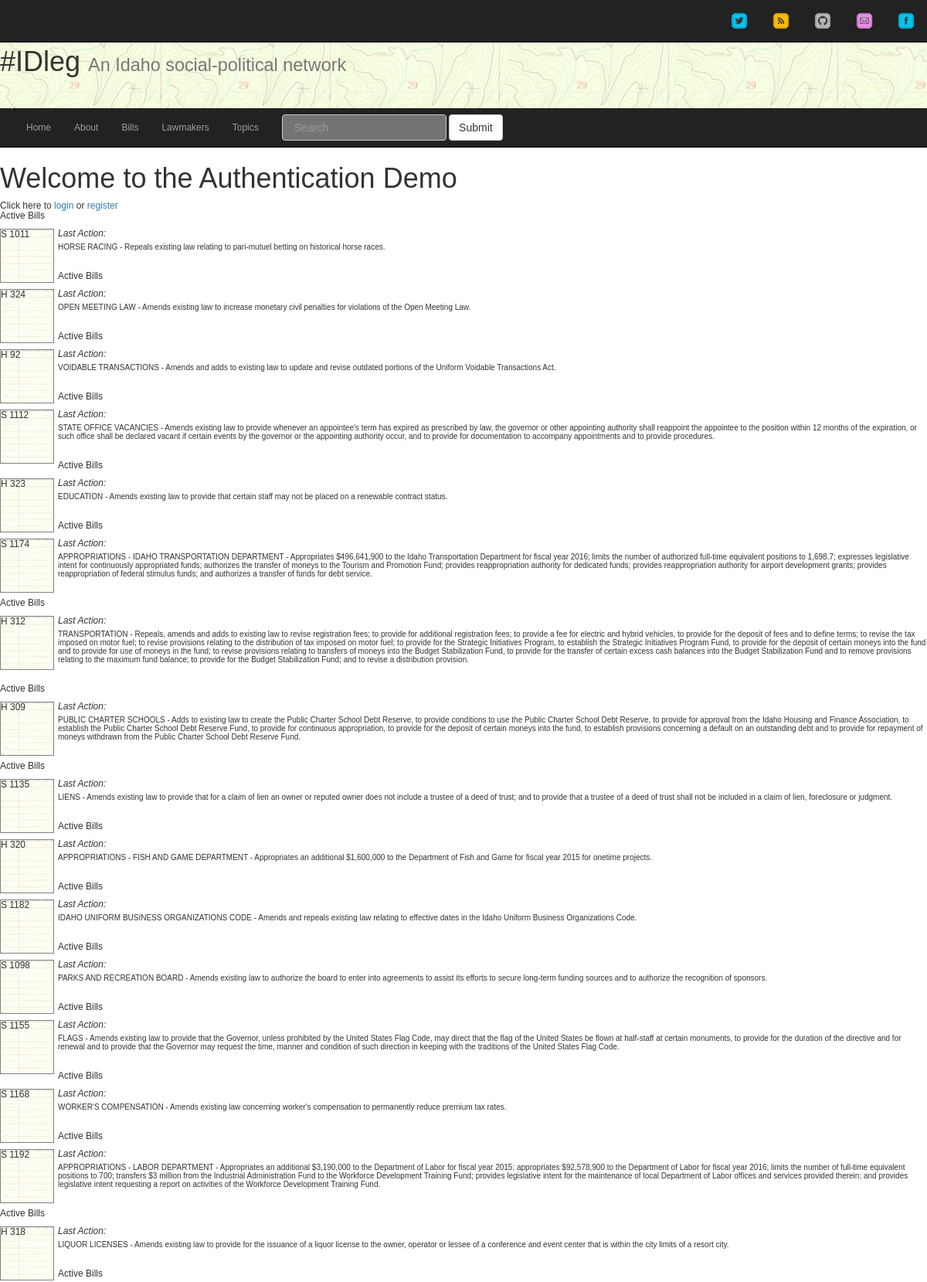
Page /bills (upper part) on the committed database.
### app/idleg/models.py (models this page shows, shortened)
class Bills(db.Model):
  bill_id = db.Column(db.String(6), primary_key=True)
  year = db.Column(db.String(4))
  title = db.Column(db.Text)
  bill_name = db.Column(db.String(6))
  last_updated = db.Column(db.Text)
  votes_for = db.Column(db.Integer)
  votes_against = db.Column(db.Integer)

### app/idleg/views.py (the view)
@idleg.route('/bills')
def bills():
  id_bills = Bills.query.all()
  return render_template('bills.html', id_bills = id_bills)

### app/idleg/views.py (called while the page is built)
@idleg.before_request
def get_current_user():
  g.user = current_user

### app/templates/bills.html
{% extends 'base.html' %}
{% block container %}
  <h1>Welcome to the Authentication Demo</h1>
  {% if current_user.is_authenticated %}
     <h3>Hey {{ user.username }}!!</h3>
     <a href="{{ url_for('idleg.logout') }}">Click here to  logout</a>
    {% else %}
      Click here to <a href="{{ url_for('idleg.login') }}">login</a> or <a href="{{ url_for('idleg.register') }}">register</a>
  {% endif %}
  {% for bill in id_bills: %}
    <div class="active">
    <p>Active Bills</p>
    <div class="billimage"><span<>{% print bill.bill_id %}</span></div>
    <div class="lastaction">Last Action: {% print bill.updated_at %}</div>
    <div class="billsummary">{% print bill.title %}</div><br /><br />
    </div>
  {% endfor %}
{% endblock %}

### app/templates/base.html (shortened to what this page needs)
<!DOCTYPE html>
<html>
  <head>
    <link href="{{ url_for('static', filename='css/bootstrap.min.css') }}" rel="stylesheet">
    <link href="{{ url_for('static', filename='css/styles.css') }}" rel="stylesheet" />
    <link href="http://netdna.bootstrapcdn.com/font-awesome/4.0.3/css/font-awesome.css" rel="stylesheet">
  </head>
  <body>
    <header>
      <div class="tops">
        <div class="navbar navbar-inverse navbar-fixed-top" role="navigation social">
          <div class="collapse navbar-collapse">
            <ul class="nav navbar-nav pull-right">
                <li>
                <a href="https://twitter.com/search?q=%23idleg&src=typd"><img src="{{ url_for('static', filename="images/twittericon.png") }}" width="24px" height="24px"></a>
                </li>
                <li>
                <a href="http://idleg.info/rss"><img src="{{ url_for('static', filename="images/RSS-Icon.png") }}" width="24px" height="24px"></a>
                </li>
                <li>
                <a href="https://github.com/paleomedia/idleg"><img src="{{ url_for('static', filename="images/Github-Icon.png") }}" width="24px" height="24px"></a>
                </li>
                <li>
                <a href="mailto:editor@idleg.info"><img src="{{ url_for('static', filename="images/Email-Icon.png") }}" width="24px" height="24px"></a>
                </li>
                <li>
                <a href="http://facebook.com"><img src="{{ url_for('static', filename="images/Facebook-Icon.png") }}" width="24px" height="24px"></a>
                </li>
            </ul>
          </div>
        </div>
        <div class="page-header"">
          <h1>#IDleg <small>An Idaho social-political network</small></h1>
        </div>
    <nav class="navbar navbar-inverse navbar-static-top" role="navigation">
    	<div class="container-fluid">
      <div class="navbar-header">
          <button type="button" class="collapse navbar-collapse" data-toggle="collapse" data-target="bs-example-navbar-collapse-2" aria-expanded="false">
     	    </button>
    	 </div>
    	  <div class= "navbar-collapse collapse" id="bs-example-navbar-collapse-1" >
      	    <ul class="nav navbar-nav">
              <li><a href="/home">Home <span class="sr-only">(current)</span></a></li>
              <li><a href="/about">About</a></li>
              <li><a href="/bills">Bills</a></li>
              <li><a href="/lawmakers">Lawmakers</a></li>
              <li><a href="/topics">Topics</a></li>
            </ul>
            <form class="navbar-form navbar-left" role="search">
              <div class="form-group">
                <input type="text" class="form-control" placeholder="Search">
              </div>
              <button type="submit" class="btn btn-default">Submit</button>
      	  </form>
    	 </div>
    	 </div>
  </nav>
  	</div>
    </header>
    {% block container %} {% endblock %}
  </body>
</html>

### app/static/css/styles.css (style rules this page uses)
.tops { width: 100%; height: 170x; background-image: url("../images/topo.png"); background-repeat: repeat-x; float: left; }
body { font-family: 'Source Sans Pro', Helvetica, sans-serif; font-size: 12px; line-height: 1.3rem; font-weight: 400; margin: 0; padding: 0; }
.form-group { position: relative; }
form { width: 100%; margin: 0px; }
input[type=search], input[type=email], input[type=text], input[type=password], textarea { width: 100%; padding: 8px 15px; background: rgba(239, 240, 242, 0.4); }
div { // overflow: hidden; padding-right: 0em; }
.billimage { background-image: url("../images/billpage.png"); position: relative; width: 70px; height: 70px; float: left; margin: 0px 5px 0px 0px; border: 1px solid gray; }
.lastaction { padding: 0px 0px 5px 0px; font-style: italic; }
.billsummary { font-size: 1rem; line-height: 1.1rem; }

### rows in the picture
Bills: bill_id "S 1011", title "HORSE RACING - Repeals existing law relating to pari-mutuel betting on historical horse races."
Bills: bill_id "H 324", title "OPEN MEETING LAW - Amends existing law to increase monetary civil penalties for violations of the Open Meeting Law."
Bills: bill_id "H 92", title "VOIDABLE TRANSACTIONS - Amends and adds to existing law to update and revise outdated portions of the Uniform Voidable Transactions Act."
Bills: bill_id "S 1112", title "STATE OFFICE VACANCIES - Amends existing law to provide whenever an appointee's term has expired as prescribed by law, the governor or other appointing authority shall reappoint the appointee to the position within 12 months of the expiration, or such office shall be declared vacant if certain events by the governor or the appointing authority occur, and to provide for documentation to accompany appointments and to provide procedures."
Bills: bill_id "H 323", title "EDUCATION - Amends existing law to provide that certain staff may not be placed on a renewable contract status."
Bills: bill_id "S 1174", title "APPROPRIATIONS - IDAHO TRANSPORTATION DEPARTMENT - Appropriates $496,641,900 to the Idaho Transportation Department for fiscal year 2016; limits the number of authorized full-time equivalent positions to 1,698.7; expresses legislative intent for continuously appropriated funds; authorizes the transfer of moneys to the Tourism and Promotion Fund; provides reappropriation authority for dedicated funds; provides reappropriation authority for airport development grants; provides reappropriation of federal stimulus funds; and authorizes a transfer of funds for debt service."
Bills: bill_id "H 312", title "TRANSPORTATION - Repeals, amends and adds to existing law to revise registration fees; to provide for additional registration fees; to provide a fee for electric and hybrid vehicles, to provide for the deposit of fees and to define terms; to revise the tax imposed on motor fuel; to revise provisions relating to the distribution of tax imposed on motor fuel; to provide for the Strategic Initiatives Program, to establish the Strategic Initiatives Program Fund, to provide for the deposit of certain moneys into the fund and to provide for use of moneys in the fund; to revise provisions relating to transfers of moneys into the Budget Stabilization Fund, to provide for the transfer of certain…"
Bills: bill_id "H 309", title "PUBLIC CHARTER SCHOOLS - Adds to existing law to create the Public Charter School Debt Reserve, to provide conditions to use the Public Charter School Debt Reserve, to provide for approval from the Idaho Housing and Finance Association, to establish the Public Charter School Debt Reserve Fund, to provide for continuous appropriation, to provide for the deposit of certain moneys into the fund, to establish provisions concerning a default on an outstanding debt and to provide for repayment of moneys withdrawn from the Public Charter School Debt Reserve Fund."
Bills: bill_id "S 1135", title "LIENS - Amends existing law to provide that for a claim of lien an owner or reputed owner does not include a trustee of a deed of trust; and to provide that a trustee of a deed of trust shall not be included in a claim of lien, foreclosure or judgment."
Bills: bill_id "H 320", title "APPROPRIATIONS - FISH AND GAME DEPARTMENT - Appropriates an additional $1,600,000 to the Department of Fish and Game for fiscal year 2015 for onetime projects."
Bills: bill_id "S 1182", title "IDAHO UNIFORM BUSINESS ORGANIZATIONS CODE - Amends and repeals existing law relating to effective dates in the Idaho Uniform Business Organizations Code."
Bills: bill_id "S 1098", title "PARKS AND RECREATION BOARD - Amends existing law to authorize the board to enter into agreements to assist its efforts to secure long-term funding sources and to authorize the recognition of sponsors."
Bills: bill_id "S 1155", title "FLAGS - Amends existing law to provide that the Governor, unless prohibited by the United States Flag Code, may direct that the flag of the United States be flown at half-staff at certain monuments, to provide for the duration of the directive and for renewal and to provide that the Governor may request the time, manner and condition of such direction in keeping with the traditions of the United States Flag Code."
Bills: bill_id "S 1168", title "WORKER'S COMPENSATION - Amends existing law concerning worker's compensation to permanently reduce premium tax rates."
Bills: bill_id "S 1192", title "APPROPRIATIONS - LABOR DEPARTMENT - Appropriates an additional $3,190,000 to the Department of Labor for fiscal year 2015; appropriates $92,578,900 to the Department of Labor for fiscal year 2016; limits the number of full-time equivalent positions to 700; transfers $3 million from the Industrial Administration Fund to the Workforce Development Training Fund; provides legislative intent for the maintenance of local Department of Labor offices and services provided therein; and provides legislative intent requesting a report on activities of the Workforce Development Training Fund."
Bills: bill_id "H 318", title "LIQUOR LICENSES - Amends existing law to provide for the issuance of a liquor license to the owner, operator or lessee of a conference and event center that is within the city limits of a resort city."
